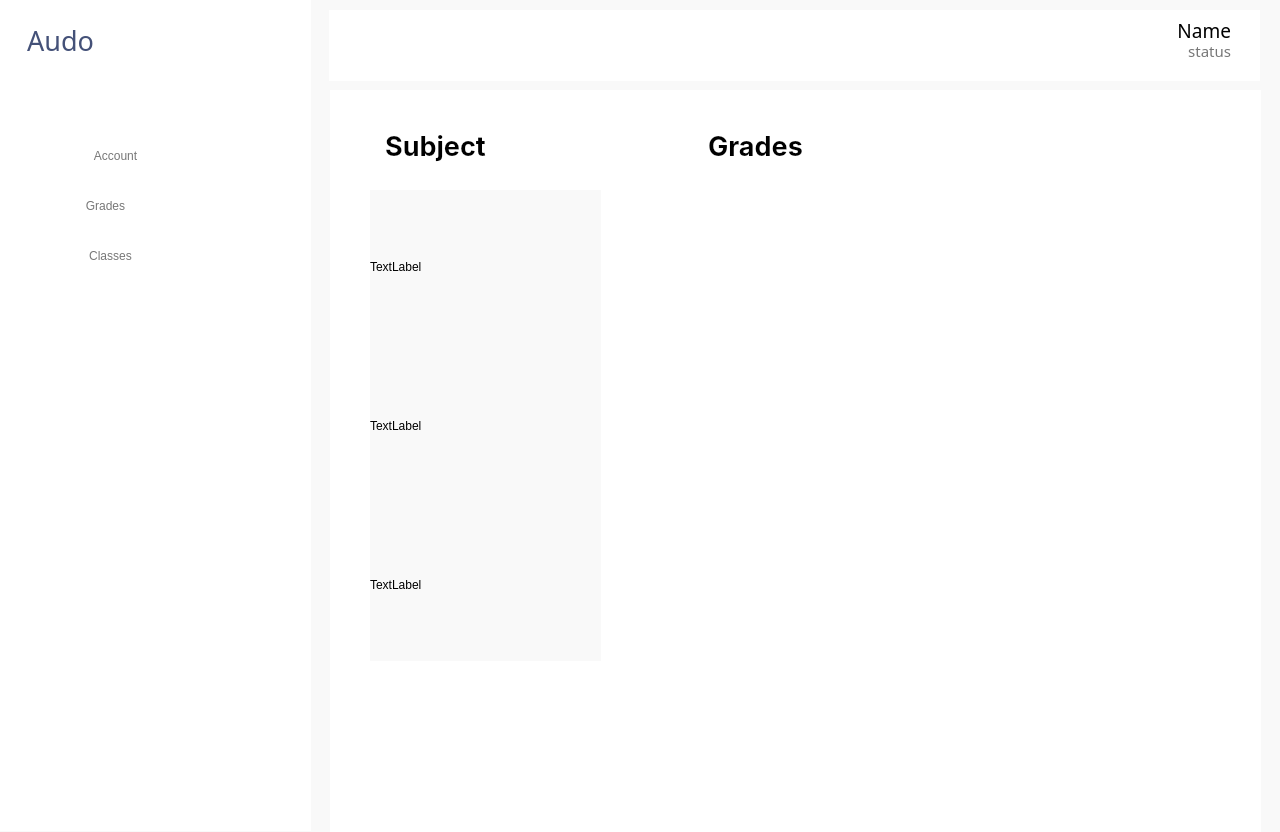
<?xml version="1.0" encoding="UTF-8"?>
<ui version="4.0">
 <class>StudentGrades</class>
 <widget class="QWidget" name="StudentGrades">
  <property name="geometry">
   <rect>
    <x>0</x>
    <y>0</y>
    <width>1280</width>
    <height>832</height>
   </rect>
  </property>
  <property name="windowTitle">
   <string>Form</string>
  </property>
  <property name="styleSheet">
   <string notr="true">background-color: rgb(249, 249, 249);</string>
  </property>
  <widget class="QLabel" name="Frame_2">
   <property name="geometry">
    <rect>
     <x>329</x>
     <y>10</y>
     <width>931</width>
     <height>71</height>
    </rect>
   </property>
   <property name="styleSheet">
    <string notr="true">QFrame {
    background-color: #ffffff; 
}</string>
   </property>
   <property name="text">
    <string/>
   </property>
  </widget>
  <widget class="QPushButton" name="SignOut_2">
   <property name="geometry">
    <rect>
     <x>60</x>
     <y>130</y>
     <width>111</width>
     <height>51</height>
    </rect>
   </property>
   <property name="cursor">
    <cursorShape>PointingHandCursor</cursorShape>
   </property>
   <property name="autoFillBackground">
    <bool>false</bool>
   </property>
   <property name="styleSheet">
    <string notr="true">QPushButton {
font: 600 16pt &quot;Roboto Serif SemiBold&quot;;
background:none;
border-radius: 10px;
color: #777777;
}
QPushButton:hover {
font: bold 16pt &quot;Roboto Serif SemiBold&quot;;
border-radius: 10px;
color: #000000;
 }

</string>
   </property>
   <property name="text">
    <string>Account</string>
   </property>
   <property name="flat">
    <bool>true</bool>
   </property>
  </widget>
  <widget class="QLabel" name="Background_2">
   <property name="geometry">
    <rect>
     <x>20</x>
     <y>190</y>
     <width>31</width>
     <height>31</height>
    </rect>
   </property>
   <property name="autoFillBackground">
    <bool>false</bool>
   </property>
   <property name="styleSheet">
    <string notr="true">background:none;</string>
   </property>
   <property name="text">
    <string/>
   </property>
   <property name="pixmap">
    <pixmap resource="assets.qrc">:/icons/assets/icons/grades-icon.png</pixmap>
   </property>
   <property name="alignment">
    <set>Qt::AlignCenter</set>
   </property>
  </widget>
  <widget class="QPushButton" name="SignOut_3">
   <property name="geometry">
    <rect>
     <x>60</x>
     <y>180</y>
     <width>91</width>
     <height>51</height>
    </rect>
   </property>
   <property name="cursor">
    <cursorShape>PointingHandCursor</cursorShape>
   </property>
   <property name="autoFillBackground">
    <bool>false</bool>
   </property>
   <property name="styleSheet">
    <string notr="true">QPushButton {
font: 600 16pt &quot;Roboto Serif SemiBold&quot;;
background:none;
border-radius: 10px;
color: #777777;
}
QPushButton:hover {
font: bold 16pt &quot;Roboto Serif SemiBold&quot;;
border-radius: 10px;
color: #000000;
 }

</string>
   </property>
   <property name="text">
    <string>Grades</string>
   </property>
   <property name="flat">
    <bool>true</bool>
   </property>
  </widget>
  <widget class="QLabel" name="Background_3">
   <property name="geometry">
    <rect>
     <x>20</x>
     <y>240</y>
     <width>31</width>
     <height>31</height>
    </rect>
   </property>
   <property name="autoFillBackground">
    <bool>false</bool>
   </property>
   <property name="styleSheet">
    <string notr="true">background:none;</string>
   </property>
   <property name="text">
    <string/>
   </property>
   <property name="pixmap">
    <pixmap resource="assets.qrc">:/icons/assets/icons/classes-icon.png</pixmap>
   </property>
   <property name="alignment">
    <set>Qt::AlignCenter</set>
   </property>
  </widget>
  <widget class="QLabel" name="SignInLabel_2">
   <property name="geometry">
    <rect>
     <x>20</x>
     <y>20</y>
     <width>81</width>
     <height>41</height>
    </rect>
   </property>
   <property name="font">
    <font>
     <family>Roboto Serif Medium</family>
     <pointsize>20</pointsize>
     <italic>false</italic>
     <fontweight>DemiBold</fontweight>
    </font>
   </property>
   <property name="autoFillBackground">
    <bool>false</bool>
   </property>
   <property name="styleSheet">
    <string notr="true">background-color: rgba(255, 255, 255, 0);
color: rgb(68, 81, 120);
font: 600 20pt &quot;Roboto Serif Medium&quot;;</string>
   </property>
   <property name="text">
    <string>Audo</string>
   </property>
   <property name="scaledContents">
    <bool>false</bool>
   </property>
   <property name="alignment">
    <set>Qt::AlignCenter</set>
   </property>
  </widget>
  <widget class="QLabel" name="Name">
   <property name="geometry">
    <rect>
     <x>1060</x>
     <y>10</y>
     <width>171</width>
     <height>41</height>
    </rect>
   </property>
   <property name="font">
    <font>
     <family>Roboto Serif</family>
     <pointsize>14</pointsize>
    </font>
   </property>
   <property name="styleSheet">
    <string notr="true">background: none;
background-color: rgba(255, 255, 255, 0);
color: #000000;</string>
   </property>
   <property name="text">
    <string>Name</string>
   </property>
   <property name="alignment">
    <set>Qt::AlignRight|Qt::AlignTrailing|Qt::AlignVCenter</set>
   </property>
  </widget>
  <widget class="QPushButton" name="SignOut_4">
   <property name="geometry">
    <rect>
     <x>60</x>
     <y>230</y>
     <width>101</width>
     <height>51</height>
    </rect>
   </property>
   <property name="cursor">
    <cursorShape>PointingHandCursor</cursorShape>
   </property>
   <property name="autoFillBackground">
    <bool>false</bool>
   </property>
   <property name="styleSheet">
    <string notr="true">QPushButton {
font: 600 16pt &quot;Roboto Serif SemiBold&quot;;
background:none;
border-radius: 10px;
color: #777777;
}
QPushButton:hover {
font: bold 16pt &quot;Roboto Serif SemiBold&quot;;
border-radius: 10px;
color: #000000;
 }

</string>
   </property>
   <property name="text">
    <string>Classes</string>
   </property>
   <property name="flat">
    <bool>true</bool>
   </property>
  </widget>
  <widget class="QLabel" name="Background">
   <property name="geometry">
    <rect>
     <x>20</x>
     <y>140</y>
     <width>31</width>
     <height>31</height>
    </rect>
   </property>
   <property name="autoFillBackground">
    <bool>false</bool>
   </property>
   <property name="styleSheet">
    <string notr="true">background:none;</string>
   </property>
   <property name="text">
    <string/>
   </property>
   <property name="pixmap">
    <pixmap resource="assets.qrc">:/icons/assets/icons/account-icon.png</pixmap>
   </property>
   <property name="alignment">
    <set>Qt::AlignCenter</set>
   </property>
  </widget>
  <widget class="QLabel" name="Status">
   <property name="geometry">
    <rect>
     <x>1010</x>
     <y>30</y>
     <width>221</width>
     <height>41</height>
    </rect>
   </property>
   <property name="font">
    <font>
     <family>Roboto Serif</family>
     <pointsize>11</pointsize>
    </font>
   </property>
   <property name="styleSheet">
    <string notr="true">background: none;
background-color: rgba(255, 255, 255, 0);
color: #777777;</string>
   </property>
   <property name="text">
    <string>status</string>
   </property>
   <property name="alignment">
    <set>Qt::AlignRight|Qt::AlignTrailing|Qt::AlignVCenter</set>
   </property>
  </widget>
  <widget class="QLabel" name="Frame_3">
   <property name="geometry">
    <rect>
     <x>0</x>
     <y>0</y>
     <width>311</width>
     <height>831</height>
    </rect>
   </property>
   <property name="styleSheet">
    <string notr="true">QFrame {
    background-color: #ffffff; 
}</string>
   </property>
   <property name="text">
    <string/>
   </property>
  </widget>
  <widget class="QLabel" name="Frame_4">
   <property name="geometry">
    <rect>
     <x>330</x>
     <y>90</y>
     <width>931</width>
     <height>831</height>
    </rect>
   </property>
   <property name="styleSheet">
    <string notr="true">QFrame {
    background-color: #ffffff; 
}</string>
   </property>
   <property name="text">
    <string/>
   </property>
  </widget>
  <widget class="QFrame" name="frame">
   <property name="geometry">
    <rect>
     <x>690</x>
     <y>190</y>
     <width>501</width>
     <height>471</height>
    </rect>
   </property>
   <property name="autoFillBackground">
    <bool>false</bool>
   </property>
   <property name="styleSheet">
    <string notr="true">background-color: rgb(255, 255, 255);</string>
   </property>
   <property name="frameShape">
    <enum>QFrame::NoFrame</enum>
   </property>
   <property name="frameShadow">
    <enum>QFrame::Plain</enum>
   </property>
   <property name="lineWidth">
    <number>0</number>
   </property>
   <widget class="QWidget" name="horizontalLayoutWidget_2">
    <property name="geometry">
     <rect>
      <x>0</x>
      <y>0</y>
      <width>497</width>
      <height>471</height>
     </rect>
    </property>
    <layout class="QHBoxLayout" name="GradesHorizontal">
     <item>
      <layout class="QVBoxLayout" name="GradesIconVertical">
       <property name="spacing">
        <number>7</number>
       </property>
       <item>
        <spacer name="IconSpacer">
         <property name="orientation">
          <enum>Qt::Vertical</enum>
         </property>
         <property name="sizeHint" stdset="0">
          <size>
           <width>20</width>
           <height>40</height>
          </size>
         </property>
        </spacer>
       </item>
      </layout>
     </item>
     <item>
      <layout class="QVBoxLayout" name="GradesDescVertical">
       <item>
        <spacer name="DescriptionSpacer">
         <property name="orientation">
          <enum>Qt::Vertical</enum>
         </property>
         <property name="sizeHint" stdset="0">
          <size>
           <width>20</width>
           <height>40</height>
          </size>
         </property>
        </spacer>
       </item>
      </layout>
     </item>
    </layout>
   </widget>
  </widget>
  <widget class="QLabel" name="StudentName">
   <property name="geometry">
    <rect>
     <x>370</x>
     <y>120</y>
     <width>131</width>
     <height>51</height>
    </rect>
   </property>
   <property name="font">
    <font>
     <family>Inter</family>
     <pointsize>20</pointsize>
     <italic>false</italic>
     <bold>true</bold>
    </font>
   </property>
   <property name="styleSheet">
    <string notr="true">background: none;
background-color: rgba(255, 255, 255, 0);
color: #000000;
font: bold 20pt &quot;Inter&quot;;</string>
   </property>
   <property name="text">
    <string>Subject</string>
   </property>
   <property name="alignment">
    <set>Qt::AlignCenter</set>
   </property>
  </widget>
  <widget class="QWidget" name="verticalLayoutWidget">
   <property name="geometry">
    <rect>
     <x>370</x>
     <y>190</y>
     <width>231</width>
     <height>471</height>
    </rect>
   </property>
   <layout class="QVBoxLayout" name="verticalLayout">
    <item>
     <widget class="QLabel" name="label_2">
      <property name="text">
       <string>TextLabel</string>
      </property>
     </widget>
    </item>
    <item>
     <widget class="QLabel" name="label_3">
      <property name="text">
       <string>TextLabel</string>
      </property>
     </widget>
    </item>
    <item>
     <widget class="QLabel" name="label">
      <property name="text">
       <string>TextLabel</string>
      </property>
     </widget>
    </item>
   </layout>
  </widget>
  <widget class="QLabel" name="StudentName_2">
   <property name="geometry">
    <rect>
     <x>690</x>
     <y>120</y>
     <width>131</width>
     <height>51</height>
    </rect>
   </property>
   <property name="font">
    <font>
     <family>Inter</family>
     <pointsize>20</pointsize>
     <italic>false</italic>
     <bold>true</bold>
    </font>
   </property>
   <property name="styleSheet">
    <string notr="true">background: none;
background-color: rgba(255, 255, 255, 0);
color: #000000;
font: bold 20pt &quot;Inter&quot;;</string>
   </property>
   <property name="text">
    <string>Grades</string>
   </property>
   <property name="alignment">
    <set>Qt::AlignCenter</set>
   </property>
  </widget>
  <zorder>Frame_4</zorder>
  <zorder>Frame_2</zorder>
  <zorder>Frame_3</zorder>
  <zorder>SignInLabel_2</zorder>
  <zorder>SignOut_2</zorder>
  <zorder>SignOut_4</zorder>
  <zorder>SignOut_3</zorder>
  <zorder>Status</zorder>
  <zorder>Background</zorder>
  <zorder>Background_2</zorder>
  <zorder>Background_3</zorder>
  <zorder>Name</zorder>
  <zorder>frame</zorder>
  <zorder>StudentName</zorder>
  <zorder>verticalLayoutWidget</zorder>
  <zorder>StudentName_2</zorder>
 </widget>
 <resources>
  <include location="assets.qrc"/>
 </resources>
 <connections/>
</ui>
